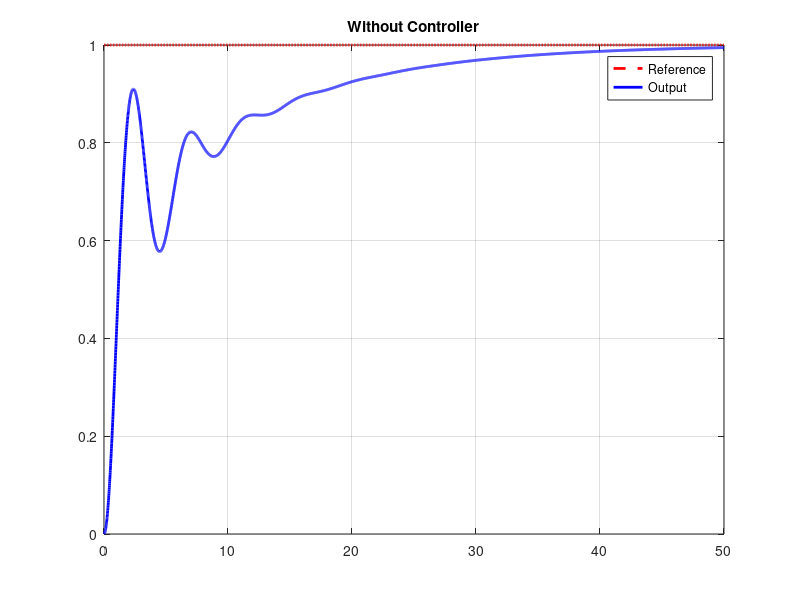
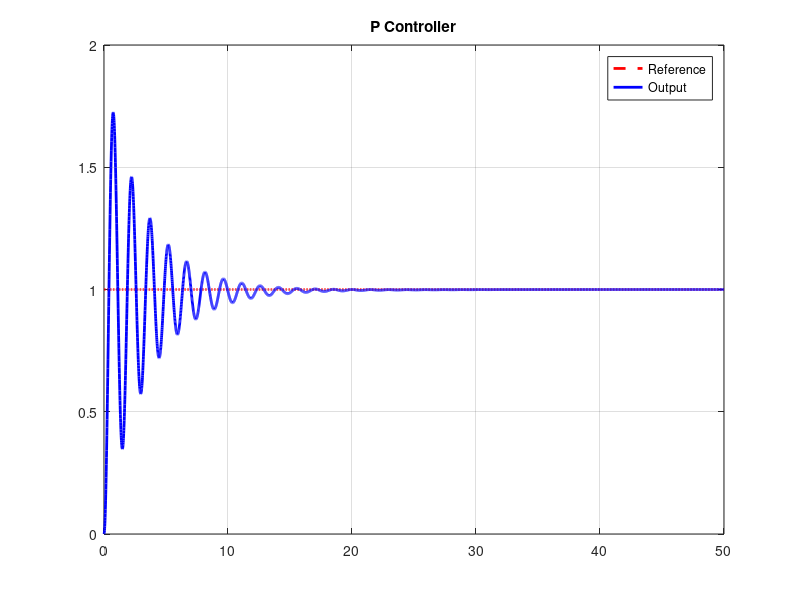
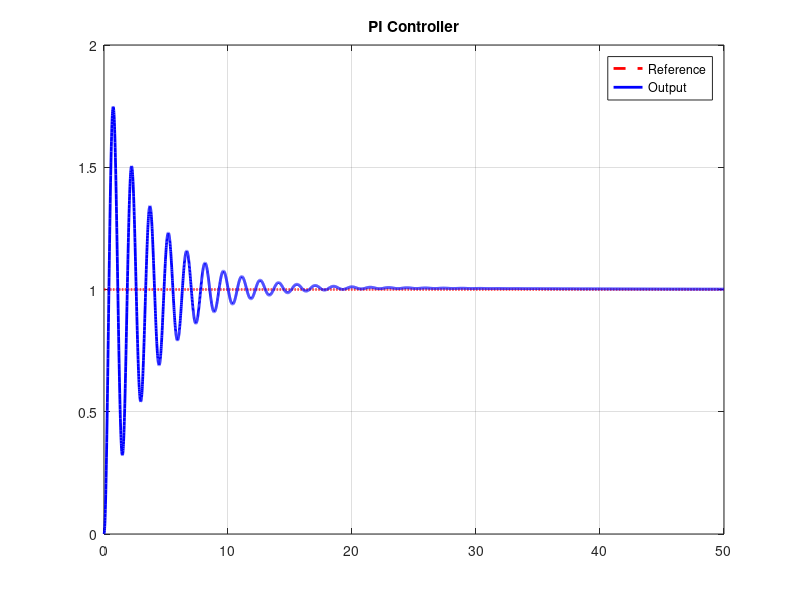
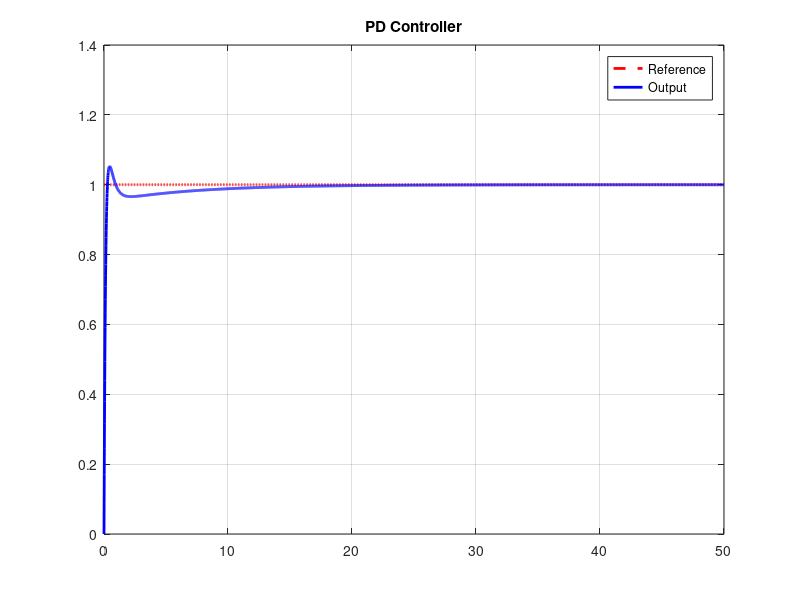

Here is the MATLAB script that generated these plots, in order: (Note: this script raises an error after producing the figures.)
clear;
close all;
clc;

%% define TF
num = [1.151, 0.1774];
den = [1, 0.739, 0.921, 0];

G = tf(num, den);

%% time and reference signal
t = 0:0.01:50;
r = ones(size(t));   % step input (reference)

%% Closed loop without controller
T0 = feedback(G, 1);

[y0, t] = step(T0, t);

figure;
plot(t, r, '--r', 'LineWidth', 2); hold on;
plot(t, y0, 'b', 'LineWidth', 2);
title('Without Controller');
legend('Reference', 'Output');
grid on;

%% P Controller
Kp = 15;
C_P = Kp;

T_P = feedback(C_P * G, 1);

[yP, t] = step(T_P, t);

figure;
plot(t, r, '--r', 'LineWidth', 2); hold on;
plot(t, yP, 'b', 'LineWidth', 2);
title('P Controller');
legend('Reference', 'Output');
grid on;

%% PI Controller
Kp = 15;
Ki = 1;

C_PI = tf([Kp, Ki], [1 0]);

T_PI = feedback(C_PI * G, 1);

[yPI, t] = step(T_PI, t);

figure;
plot(t, r, '--r', 'LineWidth', 2); hold on;
plot(t, yPI, 'b', 'LineWidth', 2);
title('PI Controller');
legend('Reference', 'Output');
grid on;

%% PD Controller
Kp = 15;
Kd = 8;

C_PD = tf([Kd, Kp], 1);

T_PD = feedback(C_PD * G, 1);

[yPD, t] = step(T_PD, t);

figure;
plot(t, r, '--r', 'LineWidth', 2); hold on;
plot(t, yPD, 'b', 'LineWidth', 2);
title('PD Controller');
legend('Reference', 'Output');
grid on;

%% PID Controller
Kp = 15;
Ki = 1;
Kd = 8;

C_PID = tf([Kd, Kp, Ki], [1, 0]);

T_PID = feedback(C_PID * G, 1);

[yPID, t] = step(T_PID, t);

figure;
plot(t, r, '--r', 'LineWidth', 2); hold on;
plot(t, yPID, 'b', 'LineWidth', 2);
title('PID Controller');
legend('Reference', 'Output');
grid on;

%% Comparison (outputs only + reference)
figure;
plot(t, r, '--r', 'LineWidth', 2); hold on;
plot(t, y0, 'y', t, yP, 'b', t, yPI, 'g', t, yPD, 'c', t, yPID, 'm', 'LineWidth', 1.5);
legend('Reference','No Controller','P','PI','PD','PID');
title('Comparison of All Controllers');
grid on;

%% display
disp('No Controller');
stepinfo(T0)

disp('P Controller');
stepinfo(T_P)

disp('PI Controller');
stepinfo(T_PI)

disp('PD Controller');
stepinfo(T_PD)

disp('PID Controller');
stepinfo(T_PID)
